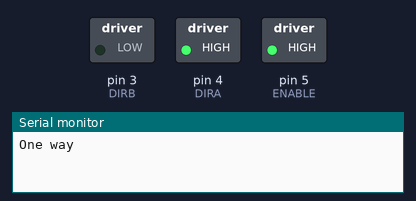
Recording of a sketch running on a simulated Arduino Uno, built with avr-gcc and run on an emulated ATmega328P. Shown: switched loads named in the sketch (green lamp = pin HIGH), the last lines printed to the serial monitor.

Above: at 1.0 s.
At 3.0 s:
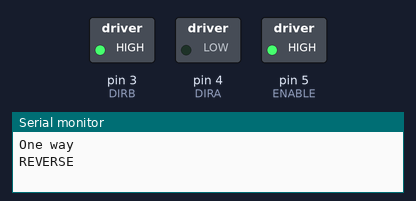
At 5.0 s:
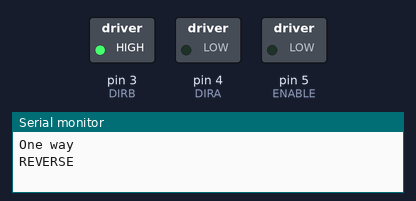
Timing chart, 0 to 7.8 s (numbered marks = the images above):
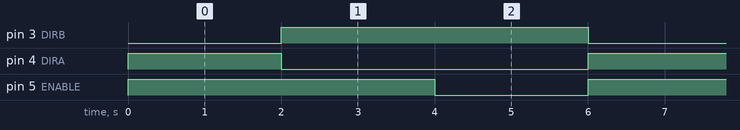

The sketch:

test.ino
```cpp
//www.elegoo.com
//2017.12.12

/************************
Exercise the motor using
the L293D chip
************************/

#define ENABLE 5
#define DIRA 4
#define DIRB 3

int i;

void setup() {
  //---set pin direction
  pinMode(ENABLE,OUTPUT);
  pinMode(DIRA,OUTPUT);
  pinMode(DIRB,OUTPUT);
  Serial.begin(9600);
}

void loop() {

  //---back and forth example
  digitalWrite(ENABLE,HIGH); // enable on
  Serial.println("One way");
  digitalWrite(DIRA,HIGH); //one way
  digitalWrite(DIRB,LOW);
  delay(2000);
  Serial.println("REVERSE");
  digitalWrite(DIRA,LOW);  //reverse
  digitalWrite(DIRB,HIGH);
  delay(2000);

  digitalWrite(ENABLE,LOW); // disable
  delay(2000);

  /*
  Serial.println("fast Slow example");
  //---fast/slow stop example
  digitalWrite(ENABLE,HIGH); //enable on
  digitalWrite(DIRA,HIGH); //one way
  digitalWrite(DIRB,LOW);
  delay(3000);
  digitalWrite(ENABLE,LOW); //slow stop
  delay(1000);
  digitalWrite(ENABLE,HIGH); //enable on
  digitalWrite(DIRA,LOW); //one way
  digitalWrite(DIRB,HIGH);
  delay(3000);
  digitalWrite(DIRA,LOW); //fast stop
  delay(2000);

  Serial.println("PWM full then slow");
  //---PWM example, full speed then slow
  analogWrite(ENABLE,255); //enable on
  digitalWrite(DIRA,HIGH); //one way
  digitalWrite(DIRB,LOW);
  delay(2000);
  analogWrite(ENABLE,180); //half speed
  delay(2000);
  analogWrite(ENABLE,128); //half speed
  delay(2000);
  analogWrite(ENABLE,50); //half speed
  delay(2000);
  analogWrite(ENABLE,128); //half speed
  delay(2000);
  analogWrite(ENABLE,180); //half speed
  delay(2000);
  analogWrite(ENABLE,255); //half speed
  delay(2000);
  digitalWrite(ENABLE,LOW); //all done
  delay(10000);
  */
}
```

Measured:
- by itself, pin 3 (DIRB), pin 5 (ENABLE): alternates HIGH for 4.0 s and LOW for 2.0 s
- by itself, pin 4 (DIRA): alternates HIGH for 2.0 s and LOW for 4.0 s
- by itself, everything shown: repeats every 6.0 s, in 3 steps
